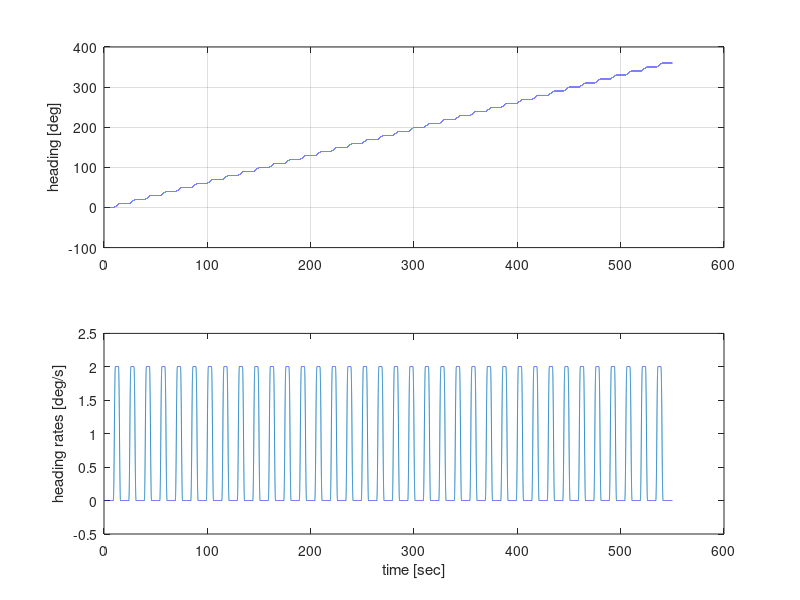
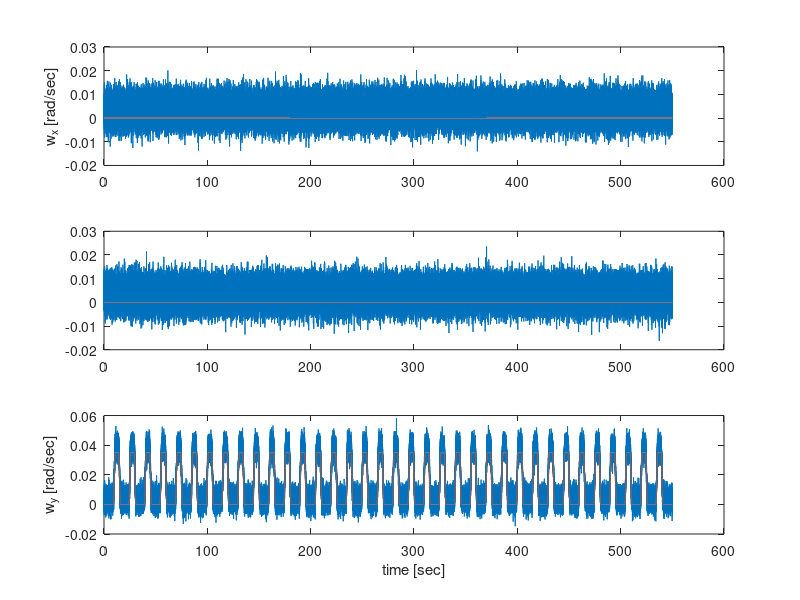

Write MATLAB code to recreate these figures, in order.

clear
close all
clc

%% simulation szenario:
% An IMU mounted on a turntable which moves at 10 deg steps around the z-axis
% while resting for 10 seconds. The rotation starts with zero postion means x-axis points tword north direction and
% going clock wise while making stops every 10 deg for couple of seconds

% load simulated data by the IMU simulator of Mohamed Bochkati

load sim_fixed_gyro_pos
t=OBS.time;

%1. plot simulation profile
figure
subplot(2,1,1)
plot(t,OBS.attitude_GT.psi)
grid on
ylabel('heading [deg]')
subplot(2,1,2)
plot(t,OBS.attitude_GT.psi_dot)
xlabel('time [sec]')
ylabel('heading rates [deg/s]')

%2. IMU erro model
%~~~~~~~~~~~~~~~~~~~~~~~~~~~~~~~~~~~~~~~~~~~
% spec for @ian
%--------------------------------------------

Xsens_spec.gyro_cst   = [700 ,    0.15];      % only bias [deg/h)] and scale factor [%]
Xsens_spec.gyro_rand  = [1   , 10, 0.5];      % random erros: ARW (angle white noise) [deg/sqrt(h)] and bias instabilty modeld [deg/h] as GM-1st-order and corr. time [hour]

%~~~~~~~~~~~~~~~~~~~~~~~~~~~~~~~~~~~~~~~~~~~
% spec for @elsie
%--------------------------------------------

iFOG_spec.gyro_cst    = [1,       0.01];      % only bias [deg/h] and scale factor [%]
iFOG_spec.gyro_rand   = [0.15,    0.07];      % random erros: ARW (angle white noise) [deg/sqrt(h)] and bias instabilty modeld [deg/h]


%% convert spec units for m/s² or rad/s
% constant error

bias_gyro = Xsens_spec.gyro_cst(1) * (pi/(180*3600));    % [rad/s];
SF_gyro   = Xsens_spec.gyro_cst(2) * 0.01;

% random error
BW=200;        % assuming 200 Hz of IMU-band width
ARW   = (Xsens_spec.gyro_rand(1)*60 *sqrt(BW) * pi)/(180*3600); % [rad/s]


% define random vector for both wx and wy

WNx  =randn(length(t),1);            % random vector to simulate imu spec
WNy  =randn(length(t),1);            % random vector to simulate imu spec
WNz  =randn(length(t),1);            % random vector to simulate imu spec




%% generate noisy signals for north finding technique assmuning same constant error for all three gyro axis

wx_noisy= OBS.omega_ib_b_GT(:,1) *(1+SF_gyro) + bias_gyro + ARW* WNx;
wy_noisy= OBS.omega_ib_b_GT(:,2)*(1+SF_gyro) + bias_gyro + ARW* WNy;
wz_noisy= OBS.omega_ib_b_GT(:,3)*(1+SF_gyro) + bias_gyro + ARW* WNz;

figure
subplot(3,1,1)
plot( t, wx_noisy)
hold on
plot( t,OBS.omega_ib_b_GT(:,1))
ylabel('w_x [rad/sec]')
subplot(3,1,2)
plot( t, wy_noisy)
hold on
plot( t,OBS.omega_ib_b_GT(:,2))
subplot(3,1,3)
plot( t, wz_noisy)
hold on
plot( t,OBS.omega_ib_b_GT(:,3))
xlabel('time [sec]')
ylabel('w_y [rad/sec]')
